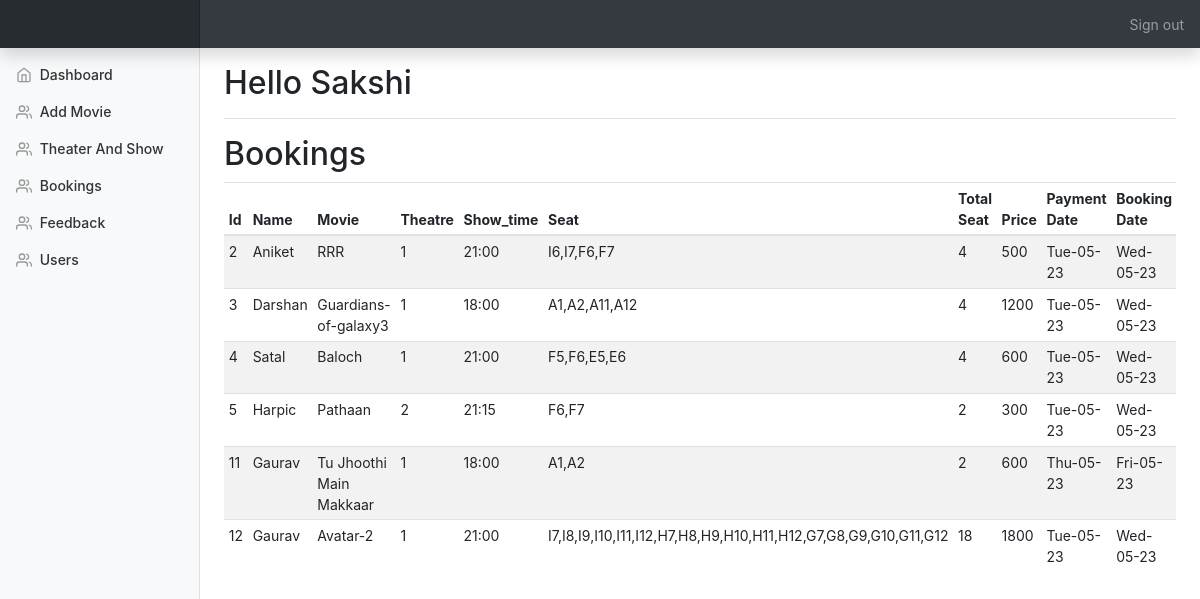
The page /admin/customers.php (signed in) on the database its author committed.
### tables this page shows
CREATE TABLE `customers` (
  `id` int(10) NOT NULL,
  `uid` int(10) NOT NULL,
  `movie` varchar(100) NOT NULL,
  `show_time` varchar(100) NOT NULL,
  `seat` varchar(100) NOT NULL,
  `totalseat` varchar(100) NOT NULL,
  `price` varchar(100) NOT NULL,
  `payment_date` varchar(100) NOT NULL,
  `booking_date` varchar(100) NOT NULL,
  `card_name` varchar(100) NOT NULL,
  `card_number` varchar(25) NOT NULL,
  `ex_date` varchar(100) NOT NULL,
  `cvv` int(5) NOT NULL,
  `custemer_id` int(15) NOT NULL
);

CREATE TABLE `user` (
  `id` int(25) NOT NULL,
  `username` varchar(100) NOT NULL,
  `email` varchar(100) NOT NULL,
  `mobile` int(10) NOT NULL,
  `city` varchar(25) NOT NULL,
  `password` varchar(12) NOT NULL,
  `image` varchar(100) NOT NULL
);

CREATE TABLE `theater_show` (
  `id` int(25) NOT NULL,
  `show` varchar(100) NOT NULL,
  `theater` varchar(100) NOT NULL
);

### admin/customers.php (the view, shortened to what this page needs)
<!doctype html>
<html lang="en">
  <head>
    <link rel="stylesheet" href='css/all.css' type='text/css'>
    <link rel="stylesheet" href='css/bootstrap.min.css' type='text/css'>
    <link rel="stylesheet" href='css/dashboard.css' type='text/css'>
<?php include_once("./templates/top.php"); ?>
<?php include_once("./templates/navbar.php"); ?>
<div class="container-fluid">
  <div class="row">
    <?php include "./templates/sidebar.php"; ?>
      <div class="row">
      	<div class="col-10">
      		<h2>Bookings</h2>
      	</div>
      </div>
      <div class="table-responsive">
        <table class="table table-striped table-sm">
          <thead>
            <tr>
              <th>Id</th>
              <th>Name</th>
              <th>Movie</th>
              <th>Theatre</th>
              <th>Show_time</th>
              <th>Seat</th>
              <th>Total Seat</th>
              <th>Price</th>
              <th>Payment Date</th>
              <th>Booking Date</th>
            </tr>
          </thead>
          <tbody id="customer_list">
           <tbody id="product_list">
            <?php
include_once 'Database.php';
$result = mysqli_query($conn,"SELECT c.id,c.movie,c.booking_date,c.show_time,c.seat,c.totalseat,c.price,c.payment_date,c.custemer_id,u.username,t.theater FROM customers c INNER JOIN user u on c.uid = u.id INNER JOIN theater_show t on c.show_time = t.show");
if (mysqli_num_rows($result) > 0) {
  while($row = mysqli_fetch_array($result)) {
    $id=$row['id'];?>
    <tr>
              <td><?php echo $row['id'];?></td>
              <td><?php echo $row['username'];?></td>
              <td><?php echo $row['movie'];?></td>
              <td><?php echo $row['theater'];?></td>
              <td><?php echo $row['show_time'];?></td>
              <td><?php echo $row['seat'];?></td>
              <td><?php echo $row['totalseat'];?></td>
              <td><?php echo $row['price'];?></td>
              <td><?php echo $row['payment_date'];?></td>
              <td><?php echo $row['booking_date'];?></td>
            </tr>
            <?php
}
}
            ?>
          </tbody>
        </table>
      </div>
    </main>
  </div>
</div>
<?php include_once("./templates/footer.php"); ?>

### admin/css/dashboard.css (style rules this page uses)
body { font-size: .875rem; }

### rows shown on the page
customers: id "2", user.username "Aniket", movie "RRR", theater_show.theater "1", show_time "21:00", seat "I6,I7,F6,F7", totalseat "4", price "500", payment_date "Tue-05-23", booking_date "Wed-05-23"
customers: id "3", user.username "Darshan", movie "Guardians-of-galaxy3", theater_show.theater "1", show_time "18:00", seat "A1,A2,A11,A12", totalseat "4", price "1200", payment_date "Tue-05-23", booking_date "Wed-05-23"
customers: id "4", user.username "Satal", movie "Baloch", theater_show.theater "1", show_time "21:00", seat "F5,F6,E5,E6", totalseat "4", price "600", payment_date "Tue-05-23", booking_date "Wed-05-23"
customers: id "5", user.username "Harpic", movie "Pathaan", theater_show.theater "2", show_time "21:15", seat "F6,F7", totalseat "2", price "300", payment_date "Tue-05-23", booking_date "Wed-05-23"
customers: id "11", user.username "Gaurav", movie "Tu Jhoothi Main Makkaar", theater_show.theater "1", show_time "18:00", seat "A1,A2", totalseat "2", price "600", payment_date "Thu-05-23", booking_date "Fri-05-23"
customers: id "12", user.username "Gaurav", movie "Avatar-2", theater_show.theater "1", show_time "21:00", seat "I7,I8,I9,I10,I11,I12,H7,H8,H9,H10,H11,H12,G7,G8,G9,G10,G11,G12", totalseat "18", price "1800", payment_date "Tue-05-23", booking_date "Wed-05-23"

### other values the page prints
$_SESSION["admin"] "Sakshi"
